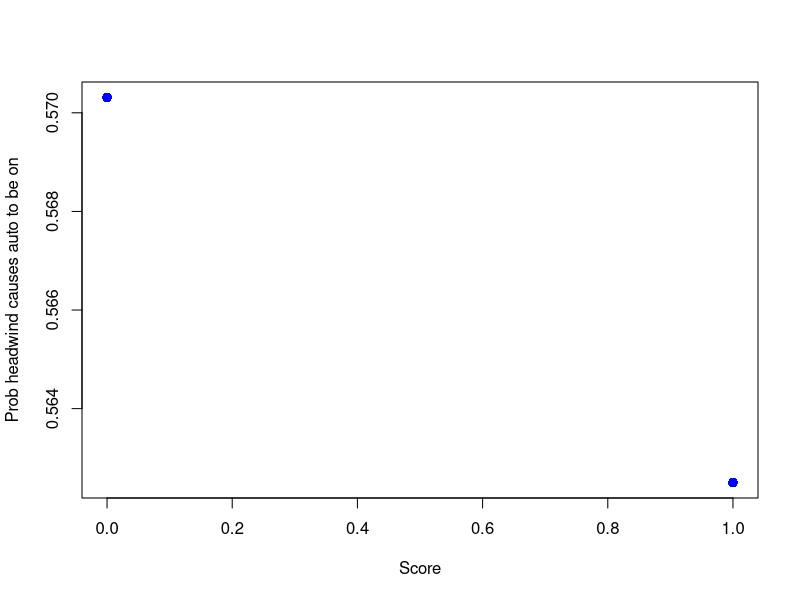
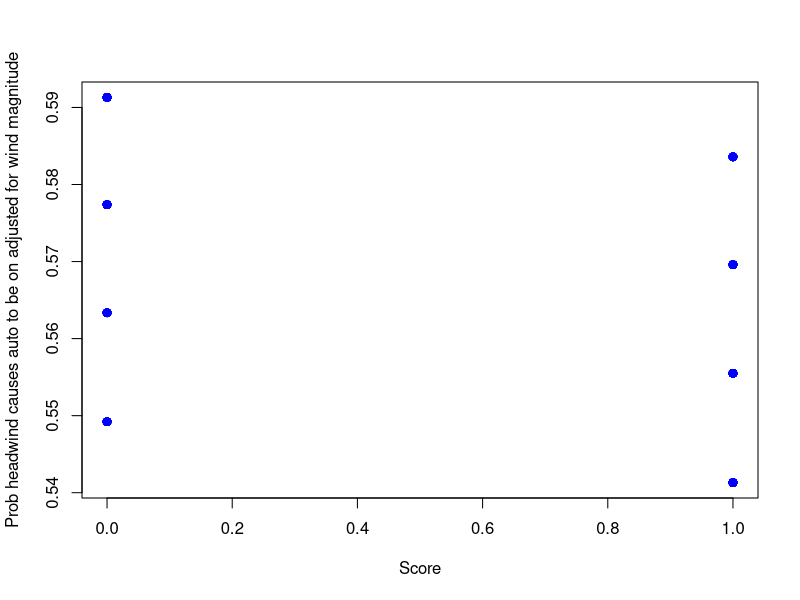
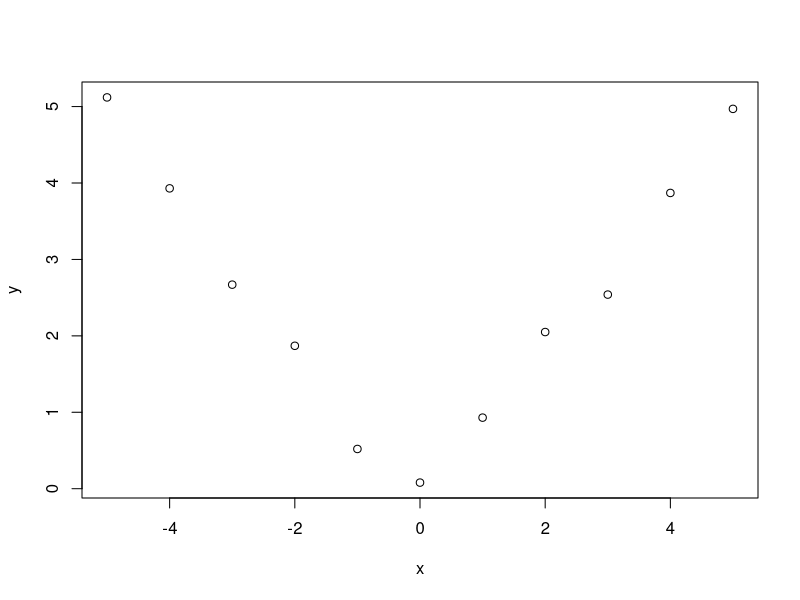
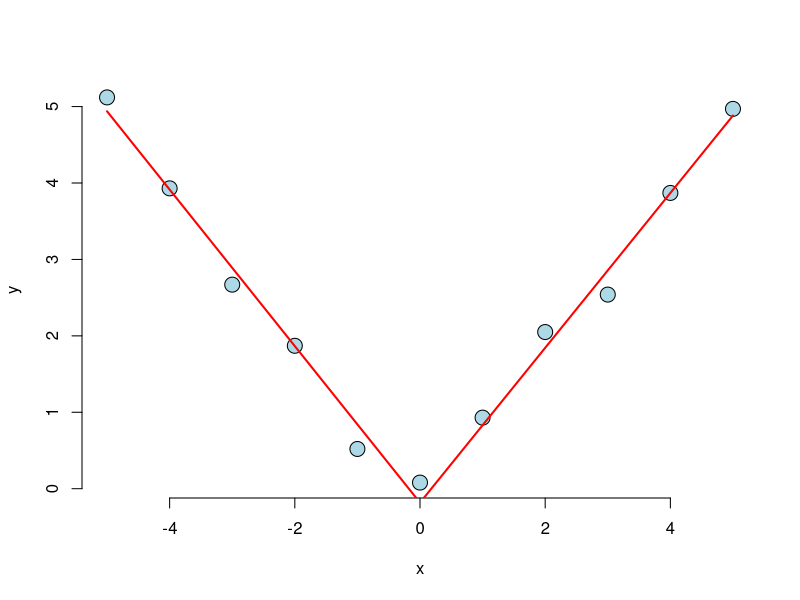

Generate these figures, in order, with R:
#Consider the space shuttle data ?shuttle in the MASS library. 
#Consider modeling the use of the autolander as the outcome (variable name use).
#Fit a logistic regression model with autolander (variable auto) use (labeled as "auto" 1) versus not (0) as predicted by wind sign (variable wind). 
#Give the estimated odds ratio for autolander use comparing head winds, labeled as "head" in the variable headwind (numerator) to tail winds (denominator). 
?shuttle
library(MASS)
data(shuttle)
head(shuttle)
str(shuttle)
library(plyr)
#we need auto to be 1 and noauto to be 0
sdata<-mutate(shuttle, auto=as.numeric(use == "auto"), headwind=as.numeric(wind=="head"))
str(sdata)
fitb<-glm(auto~headwind, data=sdata, family="binomial")
summary(fitb)
plot(sdata$headwind,fitb$fitted,pch=19,col="blue",xlab="Score",ylab="Prob headwind causes auto to be on")
exp(fitb$coef) #gives ratio, since head =1 this is the numerator
exp(confint(fitb))
anova(fitb,test="Chisq")

#Consider the previous problem. Give the estimated odds ratio for autolander use 
#comparing head winds (numerator) to tail winds (denominator) adjusting for wind strength from the variable magn.
fitb<-glm(auto~headwind+as.numeric(magn), data=sdata, family="binomial")
summary(fitb)
plot(sdata$headwind,fitb$fitted,pch=19,col="blue",xlab="Score",ylab="Prob headwind causes auto to be on adjusted for wind magnitude")
exp(fitb$coef) #gives ratio, since head =1 this is the numerator

#If you fit a logistic regression model to a binary variable, for example use of the autolander, 
#then fit a logistic regression model for one minus the outcome (not using the autolander) what happens to the coefficients?
fitb<-glm(I(1-auto)~headwind+as.numeric(magn), data=sdata, family="binomial")
summary(fitb)

#Consider the insect spray data InsectSprays. Fit a Poisson model using spray as a factor level. 
#Report the estimated relative rate comapring spray A (numerator) to spray B (denominator).
require(datasets)
data(InsectSprays)
require(stats)
head(InsectSprays)
fit<-glm(count ~ spray, data = InsectSprays,family="poisson")
summary(fit)
confint(fit)
fit<-glm(count ~ spray -1, data = InsectSprays,family="poisson")
summary(fit)
spray2 <- relevel(InsectSprays$spray, "B")
fit<-glm(count ~ spray2, data = InsectSprays,family="poisson")
summary(fit)
confint(fit)
exp(fit$coef)

#Consider a Poisson glm with an offset, t. So, for example, 
#a model of the form glm(count ~ x + offset(t), family = poisson) 
#where x is a factor variable comparing a treatment (1) to a control (0) and t is the natural log of a monitoring time. 
#What is impact of the coefficient for x if we fit the model glm(count ~ x + offset(t2), family = poisson) 
#where t2 <- log(10) + t? In other words, what happens to the coefficients if we change the units of the offset variable. 
#(Note, adding log(10) on the log scale is multiplying by 10 on the original scale.)
fit<-glm(count ~ spray,offset=rep(log(10)+1, 72), data = InsectSprays,family="poisson")
summary(fit)

#Consider the data
x <- -5:5
y <- c(5.12, 3.93, 2.67, 1.87, 0.52, 0.08, 0.93, 2.05, 2.54, 3.87, 4.97)
#Using a knot point at 0, fit a linear model that looks like a hockey stick with two lines meeting at x=0.
#Include an intercept term, x and the knot point term. What is the estimated slope of the line after 0?
plot(y~x)
knots <- c(0); 
splineTerms <- sapply(knots, function(knot) (x > knot) * (x - knot))
xMat <- cbind(1, x, splineTerms)
fit<-lm(y ~ xMat - 1)
yhat <- predict(fit)
plot(x, y, frame = FALSE, pch = 21, bg = "lightblue", cex = 2)
lines(x, yhat, col = "red", lwd = 2)
summary(fit)
